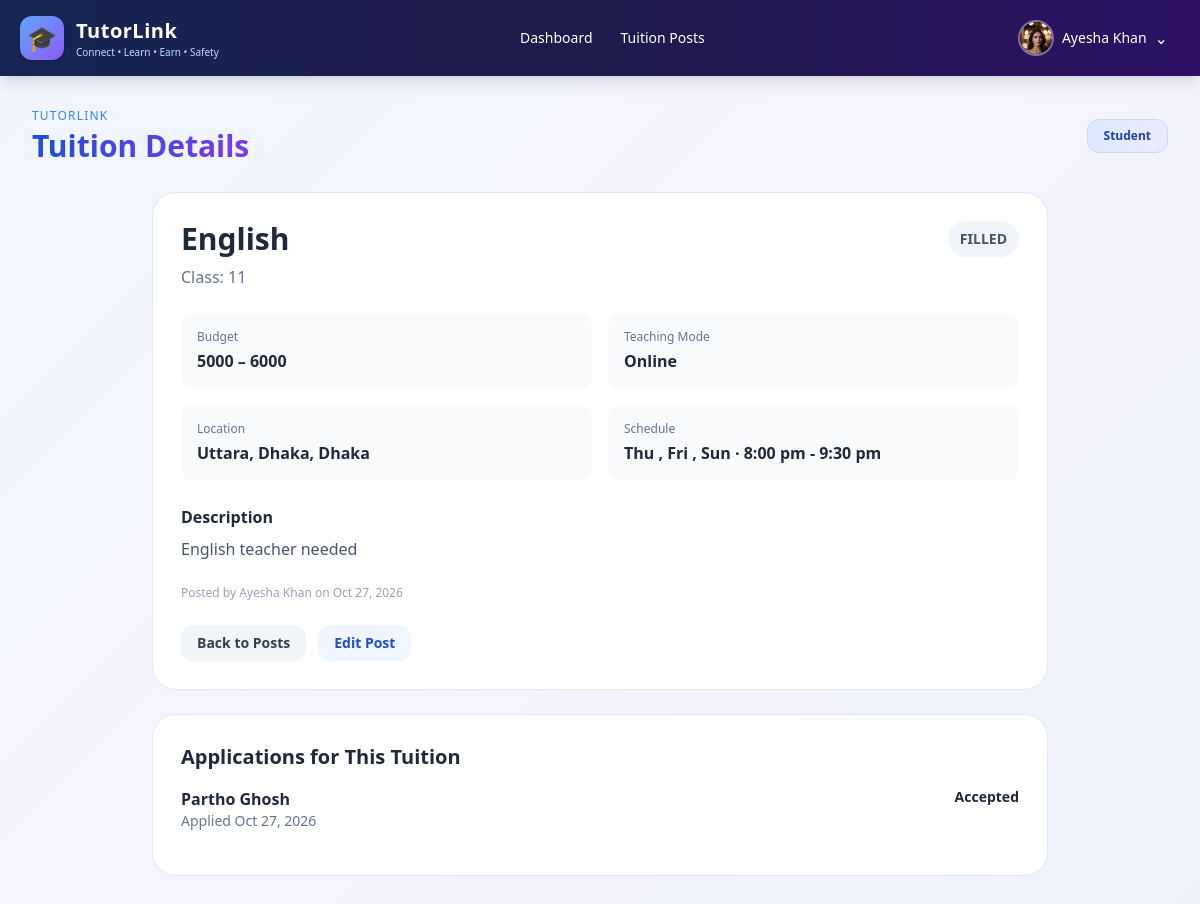
Before: /tuitions/8/ (signed in) with the older database file.
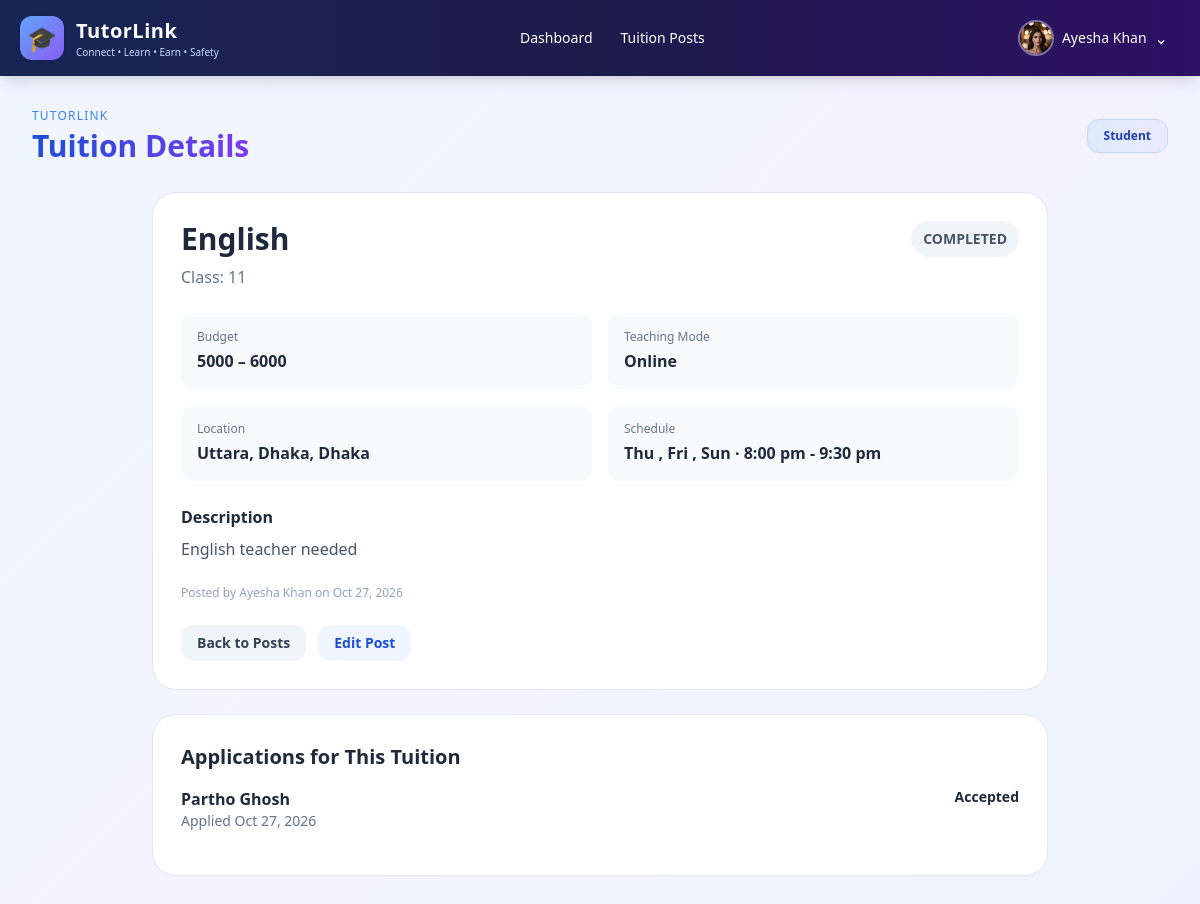
After: the same page with the newer database file.
### tuitions/models.py (models this page shows, shortened)
class TuitionPost(models.Model):
    student = models.ForeignKey(
        settings.AUTH_USER_MODEL,
        on_delete=models.CASCADE,
    )
    target_tutor = models.ForeignKey(
        settings.AUTH_USER_MODEL,
        on_delete=models.SET_NULL,
        null=True,
        blank=True,
        related_name="targeted_tuition_posts",
    )
    subject = models.CharField(max_length=100)
    class_level = models.CharField(max_length=50)
    description = models.TextField()
    budget_min = models.PositiveIntegerField()
    budget_max = models.PositiveIntegerField()
    division = models.CharField(max_length=100)
    district = models.CharField(max_length=100)
    area = models.CharField(max_length=100)
    preferred_days = models.CharField(max_length=100)
    time_slot = models.CharField(max_length=100)
    teaching_mode = models.CharField(
        max_length=20,
        choices=[
            ("ONLINE", "Online"),
            ("OFFLINE", "Offline"),
        ],
        default="ONLINE",
    )
    image = models.ImageField(
        upload_to="tuition_posts/",
        blank=True,
        null=True,
    )
    status = models.CharField(max_length=20, default="OPEN")
    created_at = models.DateTimeField(auto_now_add=True)

### accounts/models.py (models this page shows, shortened)
class User(AbstractUser):
    class Role(models.TextChoices):
        ADMIN = 'ADMIN', 'Administrator'
        TUTOR = 'TUTOR', 'Tutor'
        STUDENT = 'STUDENT', 'Student'
    role = models.CharField(max_length=10, choices=Role.choices, default=Role.STUDENT)
    phone = models.CharField(max_length=20, blank=True)
    division = models.CharField(max_length=50, blank=True)
    district = models.CharField(max_length=50, blank=True)
    area = models.CharField(max_length=100, blank=True)
    profile_picture = models.ImageField(upload_to='profiles/', blank=True, null=True)
    bio = models.TextField(blank=True)
    is_verified = models.BooleanField(default=False)
    institution = models.CharField(max_length=150, blank=True)
    academic_level = models.CharField(max_length=50, blank=True)
    monthly_budget = models.DecimalField(max_digits=10, decimal_places=2, null=True, blank=True)

### tuitions/views.py (the view, shortened to what this page needs)
# urls.py: path("<int:pk>/", views.post_detail, name="post_detail"),
@login_required
def post_detail(request, pk):
    post = get_object_or_404(
        TuitionPost.objects.select_related("student", "target_tutor"),
        pk=pk,
    )
    can_manage = (
        post.student_id == request.user.pk
        or is_admin(request.user)
    )
    my_application = None
    applications_qs = (
        post.applications.select_related("tutor")
        if can_manage else []
    )
    return render(request, "tuitions/post_detail.html", {
        "post": post,
        "my_application": my_application,
        "applications": applications_qs,
        "can_manage": can_manage,
        "can_apply": (
            is_tutor(request.user)
            and post.status == "OPEN"
            and my_application is None
            and post.target_tutor_id is None
        ),
        "is_admin": is_admin(request.user),
        "role_name": request.user.get_role_display(),
    })

### tuitions/views.py (called while the page is built)
def is_admin(user):
    return user.is_superuser or str(
        getattr(user, "role", "")
    ).upper() == "ADMIN"

def is_tutor(user):
    return str(getattr(user, "role", "")).upper() == "TUTOR"

### templates/tuitions/post_detail.html (shortened to what this page needs)
{% extends 'accounts/dashboards/base_dashboard.html' %}
{% block content %}
<div class="max-w-4xl mx-auto space-y-6">
    <div class="bg-white border border-slate-200 rounded-3xl p-7">
        <div class="flex flex-wrap items-start justify-between gap-4">
            <div>
                <h2 class="text-3xl font-bold text-slate-800">
                    {{ post.subject }}
                </h2>
                <p class="text-slate-500 mt-2">
                    Class: {{ post.class_level }}
                </p>
            </div>
            <span class="px-3 py-2 rounded-full text-sm font-semibold
                {% if post.status == 'OPEN' %}
                    bg-emerald-100 text-emerald-700
                {% else %}
                    bg-slate-100 text-slate-600
                {% endif %}">
                {{ post.get_status_display|default:post.status }}
            </span>
        </div>
        <div class="grid sm:grid-cols-2 gap-4 mt-6">
            <div class="rounded-xl bg-slate-50 p-4">
                <p class="text-xs text-slate-500">Budget</p>
                <p class="font-bold mt-1">
                    {{ post.budget_min }} – {{ post.budget_max }}
                </p>
            </div>
            <div class="rounded-xl bg-slate-50 p-4">
                <p class="text-xs text-slate-500">Teaching Mode</p>
                <p class="font-bold mt-1">{{ post.get_teaching_mode_display }}</p>
            </div>
            <div class="rounded-xl bg-slate-50 p-4">
                <p class="text-xs text-slate-500">Location</p>
                <p class="font-bold mt-1">
                    {{ post.area }}, {{ post.district }}, {{ post.division }}
                </p>
            </div>
            <div class="rounded-xl bg-slate-50 p-4">
                <p class="text-xs text-slate-500">Schedule</p>
                <p class="font-bold mt-1">
                    {{ post.preferred_days }} · {{ post.time_slot }}
                </p>
            </div>
        </div>
        <div class="mt-6">
            <h3 class="font-bold text-slate-800">Description</h3>
            <p class="text-slate-600 mt-2 whitespace-pre-line">{{ post.description }}</p>
        </div>
        <p class="text-xs text-slate-400 mt-6">
            Posted by {{ post.student.get_full_name|default:post.student.username }}
            on {{ post.created_at|date:"M d, Y" }}
        </p>
        <div class="mt-6 flex flex-wrap gap-3">
            <a href="{% url 'tuitions:post_list' %}"
               class="px-4 py-2 rounded-xl bg-slate-100 text-slate-700 text-sm font-semibold">
                Back to Posts
            </a>
            {% if can_manage %}
            <a href="{% url 'tuitions:edit_post' post.pk %}"
               class="px-4 py-2 rounded-xl bg-blue-50 text-blue-700 text-sm font-semibold">
                Edit Post
            </a>
            {% endif %}
        </div>
    </div>
    {% if can_manage %}
    <div class="bg-white border border-slate-200 rounded-3xl p-7">
        <h3 class="text-xl font-bold text-slate-800">Applications for This Tuition</h3>
        {% for application in applications %}
        <div class="border-b border-slate-100 py-4 last:border-0">
            <div class="flex flex-wrap justify-between gap-3">
                <div>
                    <p class="font-semibold text-slate-800">
                        {{ application.tutor.get_full_name|default:application.tutor.username }}
                    </p>
                    <p class="text-sm text-slate-500">
                        Applied {{ application.applied_at|date:"M d, Y" }}
                    </p>
                </div>
                <span class="text-sm font-semibold">{{ application.get_status_display }}</span>
            </div>
        </div>
        {% empty %}
        <p class="text-sm text-slate-500 mt-4">No applications yet.</p>
        {% endfor %}
    </div>
    {% endif %}
</div>
{% endblock %}

Changed rows visible on the page:
changed TuitionPost "English": status "FILLED" → "COMPLETED"
